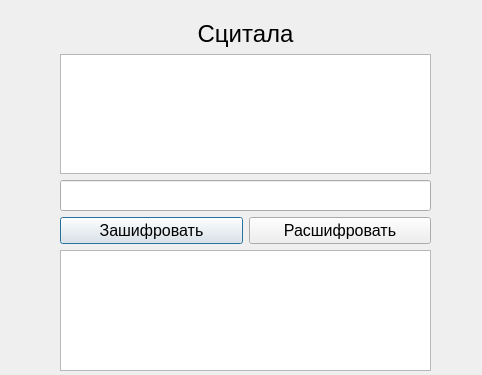
<?xml version="1.0" encoding="UTF-8"?>
<ui version="4.0">
 <class>Scytale</class>
 <widget class="QDialog" name="Scytale">
  <property name="geometry">
   <rect>
    <x>0</x>
    <y>0</y>
    <width>482</width>
    <height>375</height>
   </rect>
  </property>
  <property name="windowTitle">
   <string>Scytale</string>
  </property>
  <widget class="QWidget" name="verticalLayoutWidget">
   <property name="geometry">
    <rect>
     <x>60</x>
     <y>20</y>
     <width>371</width>
     <height>351</height>
    </rect>
   </property>
   <layout class="QVBoxLayout" name="verticalLayout">
    <item>
     <widget class="QLabel" name="label">
      <property name="font">
       <font>
        <pointsize>18</pointsize>
       </font>
      </property>
      <property name="text">
       <string>Сцитала</string>
      </property>
      <property name="alignment">
       <set>Qt::AlignCenter</set>
      </property>
     </widget>
    </item>
    <item>
     <widget class="QTextEdit" name="textInput">
      <property name="font">
       <font>
        <pointsize>14</pointsize>
       </font>
      </property>
     </widget>
    </item>
    <item>
     <widget class="QLineEdit" name="keyInput">
      <property name="font">
       <font>
        <pointsize>14</pointsize>
       </font>
      </property>
     </widget>
    </item>
    <item>
     <layout class="QHBoxLayout" name="horizontalLayout">
      <item>
       <widget class="QPushButton" name="encode">
        <property name="font">
         <font>
          <pointsize>12</pointsize>
         </font>
        </property>
        <property name="text">
         <string>Зашифровать</string>
        </property>
       </widget>
      </item>
      <item>
       <widget class="QPushButton" name="decode">
        <property name="font">
         <font>
          <pointsize>12</pointsize>
         </font>
        </property>
        <property name="text">
         <string>Расшифровать</string>
        </property>
       </widget>
      </item>
     </layout>
    </item>
    <item>
     <widget class="QTextEdit" name="output">
      <property name="font">
       <font>
        <pointsize>14</pointsize>
       </font>
      </property>
      <property name="readOnly">
       <bool>true</bool>
      </property>
     </widget>
    </item>
   </layout>
  </widget>
 </widget>
 <resources/>
 <connections/>
</ui>
